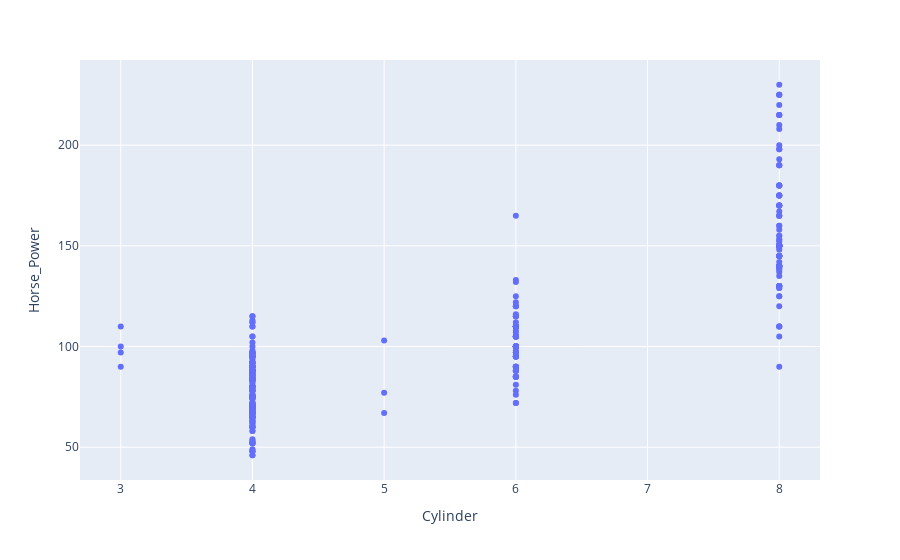

Notebook cell for this chart:
### Code cell
fig = px.scatter(data_frame= df1, y= "Horse_Power", x="Cylinder")
fig.show()

### Figure 1 — Plotly figure (JSON) as saved in the notebook; plotly's stock layout.template omitted (floating-point values rounded to 4 significant figures; data arrays with more than 128 entries replaced by an {"elided": "..."} marker saying what was removed)
{"data": [{"hovertemplate": "Cylinder=%{x}<br>Horse_Power=%{y}<extra></extra>", "legendgroup": "", "marker": {"color": "#636efa", "symbol": "circle"}, "mode": "markers", "name": "", "orientation": "h", "showlegend": false, "type": "scatter", "x": {"elided": "392 int values"}, "xaxis": "x", "y": {"elided": "392 str values"}, "yaxis": "y"}], "layout": {"legend": {"tracegroupgap": 0}, "margin": {"t": 60}, "xaxis": {"anchor": "y", "domain": [0, 1], "title": {"text": "Cylinder"}}, "yaxis": {"anchor": "x", "domain": [0, 1], "title": {"text": "Horse_Power"}}}}
